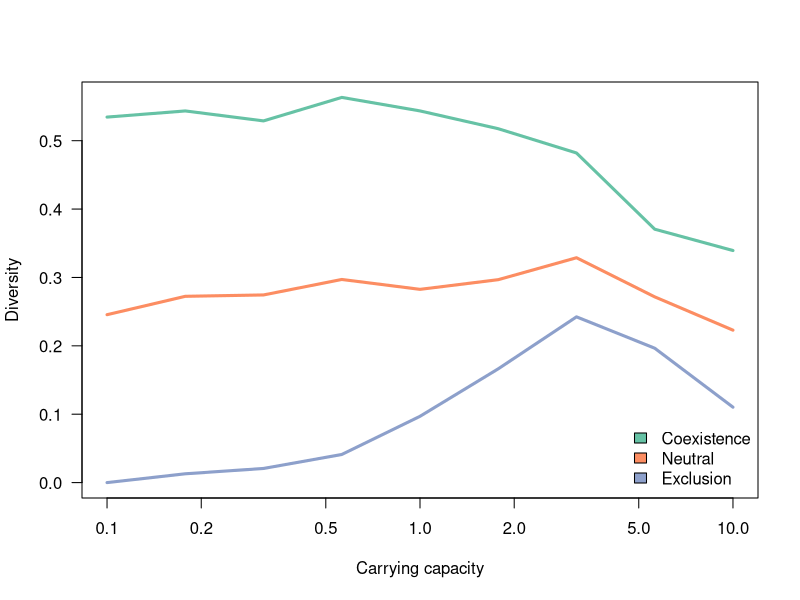

Source code (R):
d <- read.table("./figures/sm1.dat", h=T)
d <- aggregate(d, by=list(d$competition, d$K), mean)

library(RColorBrewer)

pdf("figures/carryingcapacity.pdf")

palette(brewer.pal(3, "Set2"))

plot(0, pch=NA, xlim=range(d$K), ylim=range(d$diversity),
      xlab = "Carrying capacity", ylab = "Diversity",
      las = 1, log='x')

i <- 1
for(comp in unique(d$competition)) {
  x <- subset(d, competition == comp)
  lines(diversity~K, x, col = i, type='l', pch=19, lwd=3)
  i <- i + 1
}

legend("bottomright", fill=c(1:3),
      legend=c("Coexistence", "Neutral", "Exclusion"),
      bty='n')

dev.off()
